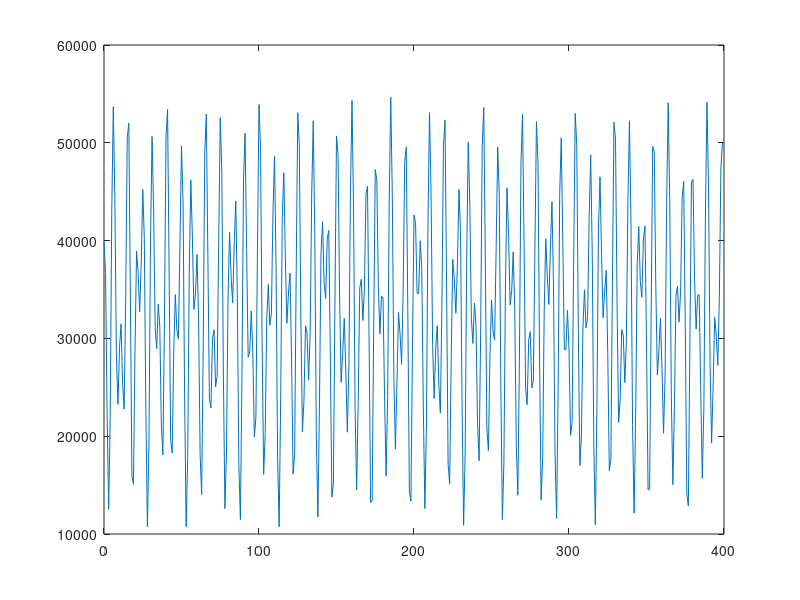
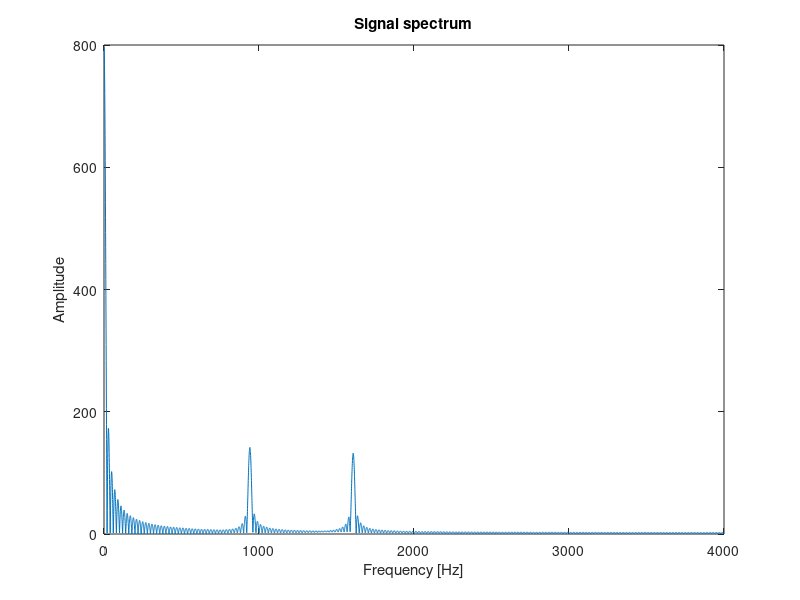

These charts were generated, in order, by the following MATLAB code:
% plot signal and spectrum

Fe=8000;
r=load('dtmf_example.txt');
len=length(r);

figure(1)
x=(0:len-1);
plot(x,r)


figure(2)
fft_prec=4096*4;
z=fft(r,fft_prec)/fft_prec;
f=(0:fft_prec/2-1)/fft_prec*Fe;
f_mod=abs(z(1:fft_prec/2));
plot(f, f_mod)
[m idx]=max(abs(z(1:fft_prec/2)));
title('Signal spectrum')
xlabel('Frequency [Hz]')
ylabel('Amplitude')